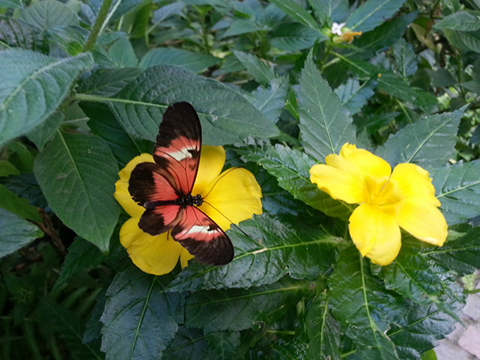
//> input picture OPENCV_study/image/color_space.jpg, 480 x 360 px
$ ./image_hue   (built with g++ and OpenCV 4)
//> lines starting //> are read from the running program, lines starting //| are printed output that depends on the picture

#if 1 // hue 이미지에 표시

#include <opencv2/opencv.hpp>
using namespace cv;
using namespace std;

void calc_Histo(const Mat& img, Mat& hist, Vec3i bins, Vec3f range, int _dims)
{
	int dims = (_dims <= 0) ? img.channels() : _dims;// 히스토그램 차원수
	int channels[] = { 0, 1, 2 };
	int histSize[] = { bins[0], bins[1], bins[2] }; // 간격

	float  range1[] = { 0, range[0] };
	float  range2[] = { 0, range[1] };
	float  range3[] = { 0, range[2] };
	const float* ranges[] = { range1, range2, range3 };

	calcHist(&img, 1, channels, Mat(), hist, dims, histSize, ranges);
	normalize(hist, hist, 0, 1, NORM_MINMAX);			// 정규화 0,1
}

Mat draw_histo(Mat hist)
{

	if (hist.dims != 2)
	{
		cout << "히스토그램이 2차원 데이터가 아닙니다 " << endl;
		exit(1);
	}
	float ratio_value = 256; // weight factor
	float ratio_hue = 180.f / hist.rows; // 색상 스케일 비율
	float ratio_sat = 256.f / hist.cols; // 채도 스케일 비율
	Mat graph(hist.size(), CV_32FC3);
	for (int i = 0; i < hist.rows; i++)
	{
		for (int j = 0; j < hist.cols; j++)
		{
			float value = hist.at<float>(i, j)* ratio_value;
			float hue = i * ratio_hue;
			float sat = j* ratio_sat;
			graph.at<Vec3f>(i, j) = Vec3f(hue, sat, value);
		}
	}
	graph.convertTo(graph, CV_8UC3);
	cvtColor(graph, graph, CV_HSV2BGR);
	resize(graph, graph, Size(0, 0), 10, 10, INTER_NEAREST);

	return graph;
}

int main()
{
	Vec3i bins(30, 42, 0); // H 30 칸 S 42칸  << hist의 rows= 30 , cols = 42
	Vec3f ranges(180, 256, 0); // H S

	Mat image = imread("../image/color_space.jpg", 1);// 컬러 영상 로드
//> image is the input picture: 360 rows x 480 cols, CV_8UC3; mean B, G, R 63, 97.7, 76.2
	CV_Assert(image.data);

	Mat hsv, hist;
	cvtColor(image, hsv, CV_BGR2HSV);			// HSV 컬러 변환
//> hsv: 360 rows x 480 cols, CV_8UC3; mean H, S, V 62.4, 128.3, 102.5
	calc_Histo(hsv, hist, bins, ranges, 2);			// 2차원 히스토그램 계산 (
//> in calc_Histo, `calcHist(&img, 1, channels, Mat(), hist, dims, histSize, ranges);`:
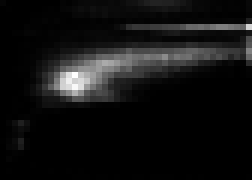
//> hist: 30 rows x 42 cols, CV_32FC1 (shown 6 times larger); min 0, max 1904, mean 137.1; drawn with min black and max white
	Mat hist_img = draw_histo(hist); 				// 2차원 그래프 생성
//> after the loop in draw_histo, `for (int i = 0; i < hist.rows; i++)`:
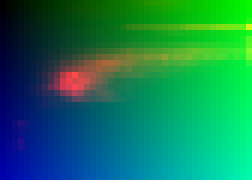
//> graph: 30 rows x 42 cols, CV_32FC3 (shown 6 times larger); mean B, G, R 87, 125, 18.4; drawn with min black and max white
//> in draw_histo, `cvtColor(graph, graph, CV_HSV2BGR);`:
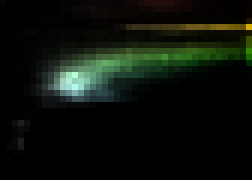
//> graph: 30 rows x 42 cols, CV_8UC3 (shown 6 times larger); mean B, G, R 10.7, 17.5, 12.4


	imshow("image", image);
	imshow("hist_img", hist_img);
	waitKey();
	return 0;
}


#endif
